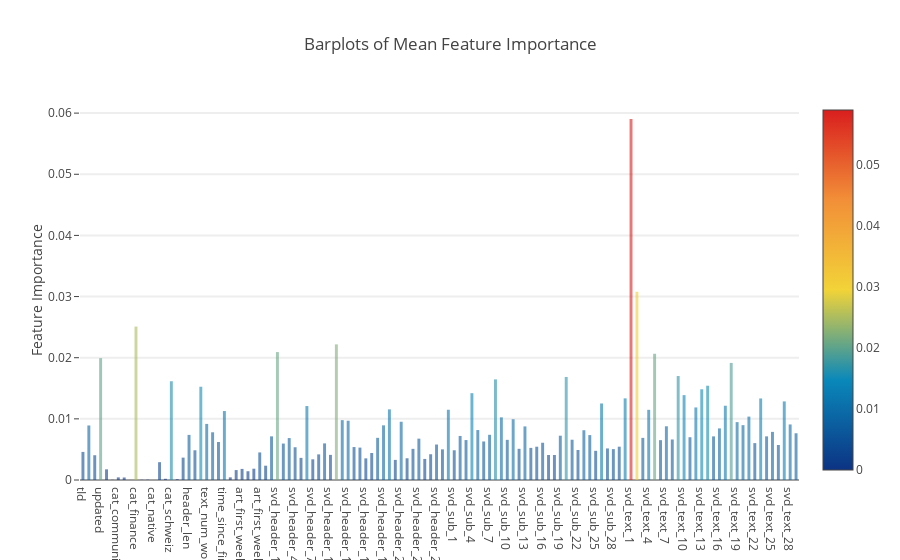

The notebook cell saved with this chart:
### Code cell
rf_feature = (rf.feature_importances(X_train,y_train))
et_feature = (et.feature_importances(X_train, y_train))
ada_feature = (ada.feature_importances(X_train, y_train))
gb_feature = (gb.feature_importances(X_train,y_train))

cols = X_train.columns.values
# Create a dataframe with features
feature_dataframe = pd.DataFrame( {'features': cols,
     'Random Forest feature importances': rf_feature,
     'Extra Trees  feature importances': et_feature,
      'AdaBoost feature importances': ada_feature,
    'Gradient Boost feature importances': gb_feature
    })

# Create the new column containing the average of values
feature_dataframe['mean'] = feature_dataframe.mean(axis= 1) # axis = 1 computes the mean row-wise
#print(feature_dataframe.head(3))

import plotly.offline as py
py.init_notebook_mode(connected=True)
import plotly.graph_objs as go
import plotly.tools as tls
y = feature_dataframe['mean'].values
x = feature_dataframe['features'].values
data = [go.Bar(
            x= x,
             y= y,
            width = 0.5,
            marker=dict(
               color = feature_dataframe['mean'].values,
            colorscale='Portland',
            showscale=True,
            reversescale = False
            ),
            opacity=0.6
        )]

layout= go.Layout(
    autosize= True,
    title= 'Barplots of Mean Feature Importance',
    hovermode= 'closest',
#     xaxis= dict(
#         title= 'Pop',
#         ticklen= 5,
#         zeroline= False,
#         gridwidth= 2,
#     ),
    yaxis=dict(
        title= 'Feature Importance',
        ticklen= 5,
        gridwidth= 2
    ),
    showlegend= False
)
fig = go.Figure(data=data, layout=layout)
py.iplot(fig, filename='bar-direct-labels')

### Figure 1 — Plotly figure (JSON) as saved in the notebook; plotly's stock layout.template omitted (floating-point values rounded to 4 significant figures)
{"data": [{"marker": {"color": [0.004592, 0.00892, 0.004051, 0.01993, 0.001743, 3.708e-05, 0.0004306, 0.0004119, 9.399e-06, 0.02509, 4.199e-05, 5.655e-05, 3.994e-07, 0.002912, 0.0002003, 0.01615, 0.0001342, 0.003659, 0.007377, 0.004864, 0.01525, 0.009173, 0.007805, 0.006213, 0.01128, 0.0004332, 0.001626, 0.001814, 0.001432, 0.001846, 0.004508, 0.002339, 0.007138, 0.02092, 0.00596, 0.006855, 0.005356, 0.003618, 0.01209, 0.003383, 0.00419, 0.005985, 0.004108, 0.02218, 0.009792, 0.009695, 0.005388, 0.005299, 0.003539, 0.004413, 0.006894, 0.008937, 0.01155, 0.003288, 0.009526, 0.003553, 0.005094, 0.006762, 0.003445, 0.004213, 0.0058, 0.005011, 0.01149, 0.004863, 0.007202, 0.006534, 0.0142, 0.008169, 0.006301, 0.007392, 0.01646, 0.01024, 0.006564, 0.009937, 0.005101, 0.008764, 0.005249, 0.005444, 0.006094, 0.004086, 0.004093, 0.007245, 0.01685, 0.006586, 0.004911, 0.008141, 0.007345, 0.004771, 0.01252, 0.005162, 0.005051, 0.005449, 0.01335, 0.05904, 0.03079, 0.006889, 0.01148, 0.02065, 0.006519, 0.008785, 0.006626, 0.017, 0.01388, 0.006997, 0.01186, 0.01483, 0.01542, 0.007135, 0.008439, 0.01215, 0.01915, 0.009466, 0.008968, 0.01037, 0.006033, 0.01334, 0.007138, 0.007868, 0.005724, 0.01285, 0.009086, 0.007644], "colorscale": "Portland", "reversescale": false, "showscale": true}, "opacity": 0.6, "type": "bar", "width": 0.5, "x": ["tId", "time_since_epoch", "article_id", "updated", "cat_ausland", "cat_auto", "cat_community", "cat_digital", "cat_entertainment", "cat_finance", "cat_fitness", "cat_leben", "cat_native", "cat_panorama", "cat_people", "cat_schweiz", "cat_sport", "cat_wissen", "header_len", "sub_len", "text_len", "text_num_words", "text_n_periods", "art_first_hour", "time_since_first", "art_first_weekday_0.0", "art_first_weekday_1.0", "art_first_weekday_2.0", "art_first_weekday_3.0", "art_first_weekday_4.0", "art_first_weekday_5.0", "art_first_weekday_6.0", "svd_header_0", "svd_header_1", "svd_header_2", "svd_header_3", "svd_header_4", "svd_header_5", "svd_header_6", "svd_header_7", "svd_header_8", "svd_header_9", "svd_header_10", "svd_header_11", "svd_header_12", "svd_header_13", "svd_header_14", "svd_header_15", "svd_header_16", "svd_header_17", "svd_header_18", "svd_header_19", "svd_header_20", "svd_header_21", "svd_header_22", "svd_header_23", "svd_header_24", "svd_header_25", "svd_header_26", "svd_header_27", "svd_header_28", "svd_header_29", "svd_sub_0", "svd_sub_1", "svd_sub_2", "svd_sub_3", "svd_sub_4", "svd_sub_5", "svd_sub_6", "svd_sub_7", "svd_sub_8", "svd_sub_9", "svd_sub_10", "svd_sub_11", "svd_sub_12", "svd_sub_13", "svd_sub_14", "svd_sub_15", "svd_sub_16", "svd_sub_17", "svd_sub_18", "svd_sub_19", "svd_sub_20", "svd_sub_21", "svd_sub_22", "svd_sub_23", "svd_sub_24", "svd_sub_25", "svd_sub_26", "svd_sub_27", "svd_sub_28", "svd_sub_29", "svd_text_0", "svd_text_1", "svd_text_2", "svd_text_3", "svd_text_4", "svd_text_5", "svd_text_6", "svd_text_7", "svd_text_8", "svd_text_9", "svd_text_10", "svd_text_11", "svd_text_12", "svd_text_13", "svd_text_14", "svd_text_15", "svd_text_16", "svd_text_17", "svd_text_18", "svd_text_19", "svd_text_20", "svd_text_21", "svd_text_22", "svd_text_23", "svd_text_24", "svd_text_25", "svd_text_26", "svd_text_27", "svd_text_28", "svd_text_29"], "y": [0.004592, 0.00892, 0.004051, 0.01993, 0.001743, 3.708e-05, 0.0004306, 0.0004119, 9.399e-06, 0.02509, 4.199e-05, 5.655e-05, 3.994e-07, 0.002912, 0.0002003, 0.01615, 0.0001342, 0.003659, 0.007377, 0.004864, 0.01525, 0.009173, 0.007805, 0.006213, 0.01128, 0.0004332, 0.001626, 0.001814, 0.001432, 0.001846, 0.004508, 0.002339, 0.007138, 0.02092, 0.00596, 0.006855, 0.005356, 0.003618, 0.01209, 0.003383, 0.00419, 0.005985, 0.004108, 0.02218, 0.009792, 0.009695, 0.005388, 0.005299, 0.003539, 0.004413, 0.006894, 0.008937, 0.01155, 0.003288, 0.009526, 0.003553, 0.005094, 0.006762, 0.003445, 0.004213, 0.0058, 0.005011, 0.01149, 0.004863, 0.007202, 0.006534, 0.0142, 0.008169, 0.006301, 0.007392, 0.01646, 0.01024, 0.006564, 0.009937, 0.005101, 0.008764, 0.005249, 0.005444, 0.006094, 0.004086, 0.004093, 0.007245, 0.01685, 0.006586, 0.004911, 0.008141, 0.007345, 0.004771, 0.01252, 0.005162, 0.005051, 0.005449, 0.01335, 0.05904, 0.03079, 0.006889, 0.01148, 0.02065, 0.006519, 0.008785, 0.006626, 0.017, 0.01388, 0.006997, 0.01186, 0.01483, 0.01542, 0.007135, 0.008439, 0.01215, 0.01915, 0.009466, 0.008968, 0.01037, 0.006033, 0.01334, 0.007138, 0.007868, 0.005724, 0.01285, 0.009086, 0.007644]}], "layout": {"autosize": true, "hovermode": "closest", "showlegend": false, "title": "Barplots of Mean Feature Importance", "yaxis": {"gridwidth": 2, "ticklen": 5, "title": "Feature Importance"}}}
